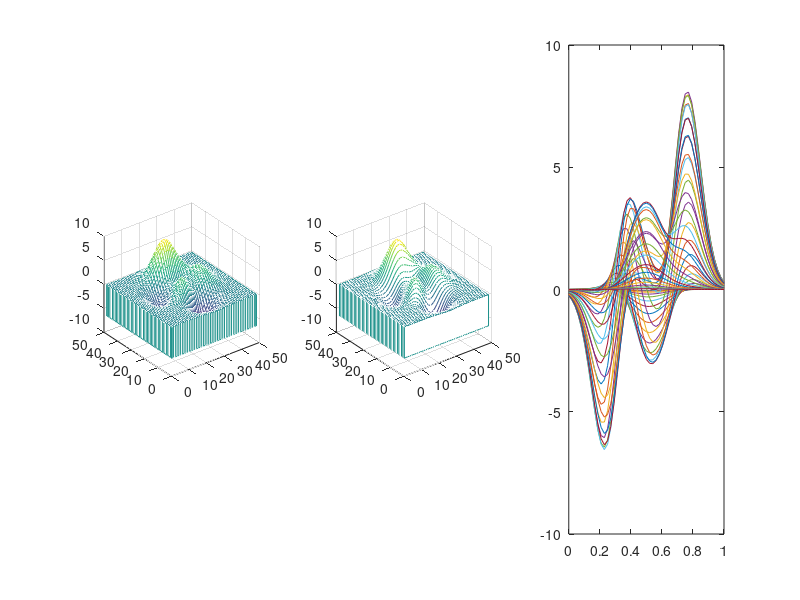

Recreate this plot in MATLAB.
clf;
colormap("default");
z = peaks ();

subplot(1,3,1)
  meshz(z);
  daspect([2.5, 2.5, 1]);
subplot(1,3,2)
  waterfall(z);
  daspect([2.5, 2.5, 1]);
subplot(1,3,3)
  x = linspace(0,1,49);
  for i = 1:49
    plot(x, z(:,i));
    hold on;
  endfor
